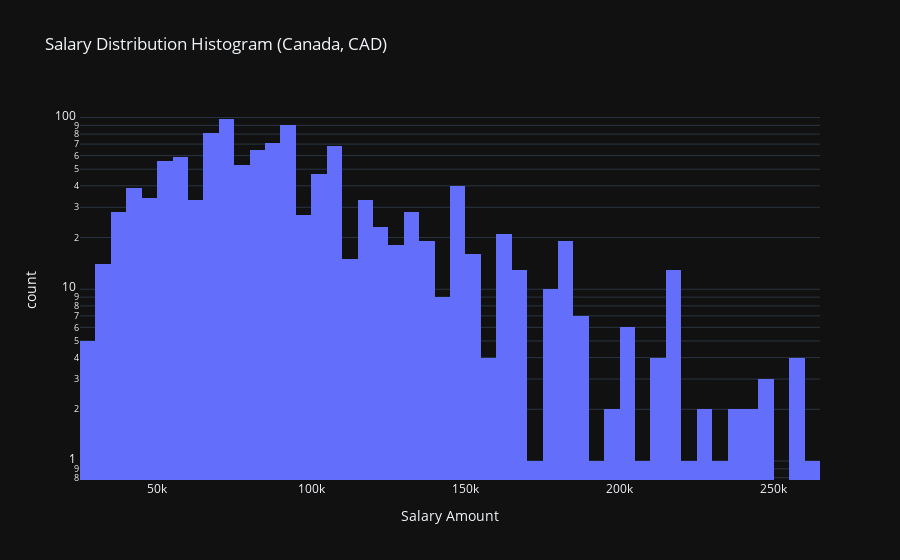
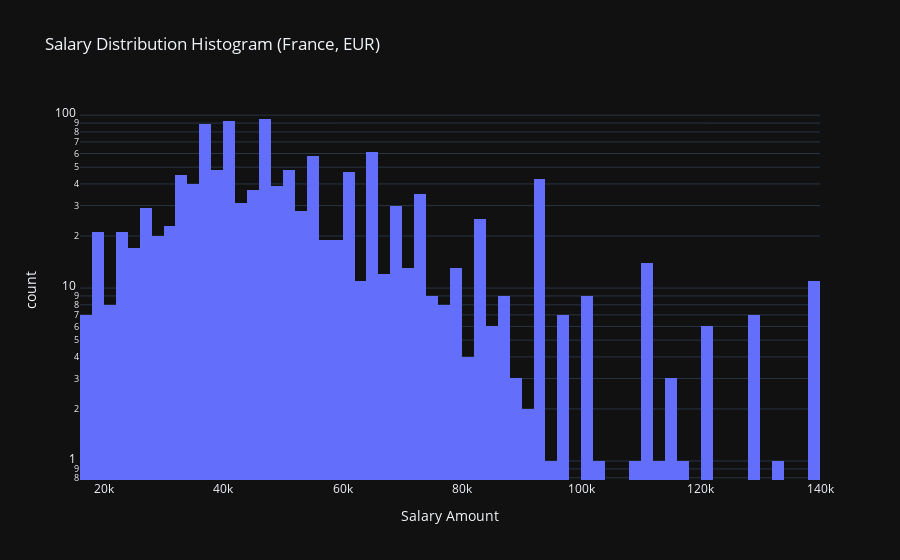
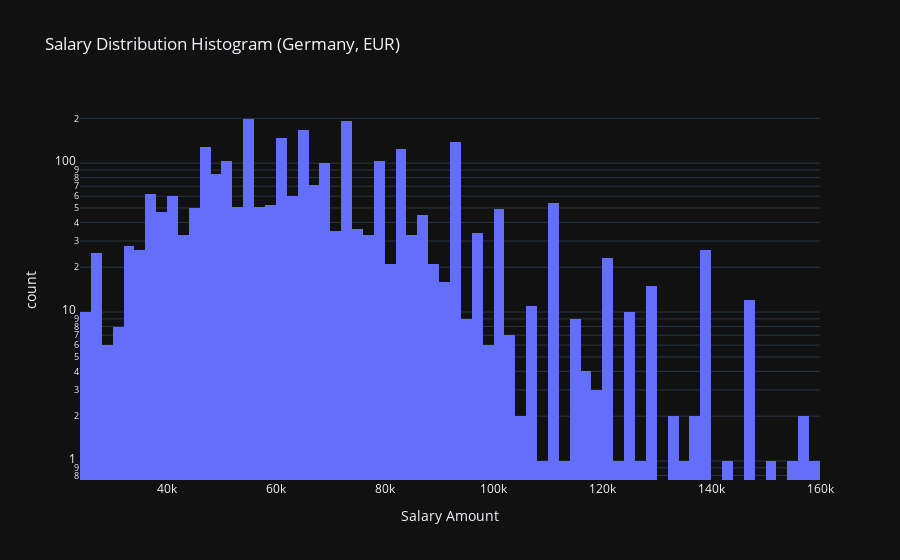
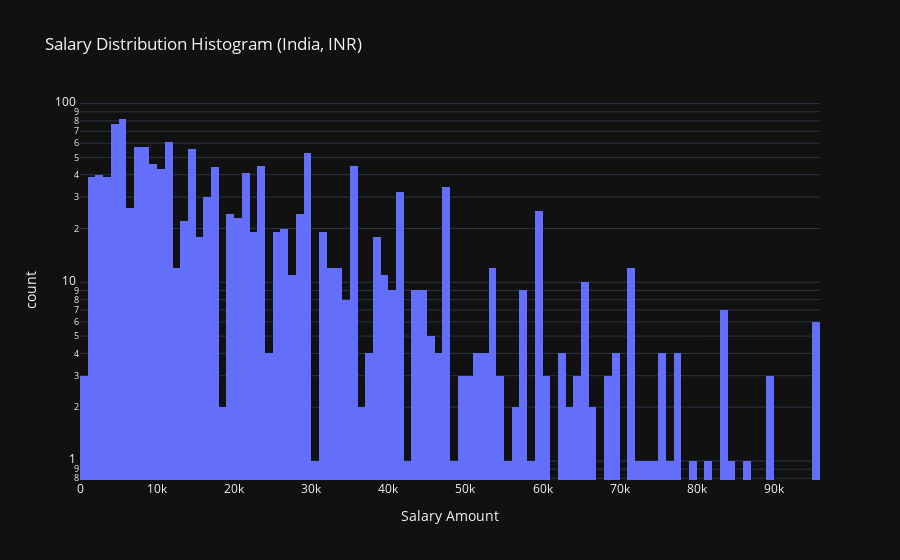

Notebook source saved alongside these figures, in order:
### Code cell
# check comp total distribution in these countries, in log scale
import plotly.express as px
for (country,currency), train_df in df.groupby(['Country', 'Currency']):
    if train_df.shape[0]>1000:
        print(train_df.shape)
        fig = px.histogram(
            train_df,
            x='CompTotal',
            nbins=100,  # Adjust bins for granularity
            title=f'Salary Distribution Histogram ({country}, {currency})',
            labels={'CompTotal': 'Salary Amount', 'Count': 'Number of People'},
            log_y=True  # Log scale for better visibility
        )

        fig.show()

### Figure 1 — Plotly figure (JSON) as saved in the notebook; plotly's stock layout.template omitted (floating-point values rounded to 4 significant figures; data arrays with more than 128 entries replaced by an {"elided": "..."} marker saying what was removed)
{"data": [{"bingroup": "x", "hovertemplate": "Salary Amount=%{x}<br>count=%{y}<extra></extra>", "legendgroup": "", "marker": {"color": "#636efa", "pattern": {"shape": ""}}, "name": "", "nbinsx": 100, "orientation": "v", "showlegend": false, "x": {"elided": "1187 float values"}, "xaxis": "x", "yaxis": "y", "type": "histogram"}], "layout": {"xaxis": {"anchor": "y", "domain": [0.0, 1.0], "title": {"text": "Salary Amount"}}, "yaxis": {"anchor": "x", "domain": [0.0, 1.0], "title": {"text": "count"}, "type": "log"}, "legend": {"tracegroupgap": 0}, "title": {"text": "Salary Distribution Histogram (Canada, CAD)"}, "barmode": "relative"}}

### Figure 2 — Plotly figure (JSON) as saved in the notebook; plotly's stock layout.template omitted (floating-point values rounded to 4 significant figures; data arrays with more than 128 entries replaced by an {"elided": "..."} marker saying what was removed)
{"data": [{"bingroup": "x", "hovertemplate": "Salary Amount=%{x}<br>count=%{y}<extra></extra>", "legendgroup": "", "marker": {"color": "#636efa", "pattern": {"shape": ""}}, "name": "", "nbinsx": 100, "orientation": "v", "showlegend": false, "x": {"elided": "1229 float values"}, "xaxis": "x", "yaxis": "y", "type": "histogram"}], "layout": {"xaxis": {"anchor": "y", "domain": [0.0, 1.0], "title": {"text": "Salary Amount"}}, "yaxis": {"anchor": "x", "domain": [0.0, 1.0], "title": {"text": "count"}, "type": "log"}, "legend": {"tracegroupgap": 0}, "title": {"text": "Salary Distribution Histogram (France, EUR)"}, "barmode": "relative"}}

### Figure 3 — Plotly figure (JSON) as saved in the notebook; plotly's stock layout.template omitted (floating-point values rounded to 4 significant figures; data arrays with more than 128 entries replaced by an {"elided": "..."} marker saying what was removed)
{"data": [{"bingroup": "x", "hovertemplate": "Salary Amount=%{x}<br>count=%{y}<extra></extra>", "legendgroup": "", "marker": {"color": "#636efa", "pattern": {"shape": ""}}, "name": "", "nbinsx": 100, "orientation": "v", "showlegend": false, "x": {"elided": "2656 float values"}, "xaxis": "x", "yaxis": "y", "type": "histogram"}], "layout": {"xaxis": {"anchor": "y", "domain": [0.0, 1.0], "title": {"text": "Salary Amount"}}, "yaxis": {"anchor": "x", "domain": [0.0, 1.0], "title": {"text": "count"}, "type": "log"}, "legend": {"tracegroupgap": 0}, "title": {"text": "Salary Distribution Histogram (Germany, EUR)"}, "barmode": "relative"}}

### Figure 4 — Plotly figure (JSON) as saved in the notebook; plotly's stock layout.template omitted (floating-point values rounded to 4 significant figures; data arrays with more than 128 entries replaced by an {"elided": "..."} marker saying what was removed)
{"data": [{"bingroup": "x", "hovertemplate": "Salary Amount=%{x}<br>count=%{y}<extra></extra>", "legendgroup": "", "marker": {"color": "#636efa", "pattern": {"shape": ""}}, "name": "", "nbinsx": 100, "orientation": "v", "showlegend": false, "x": {"elided": "1415 float values"}, "xaxis": "x", "yaxis": "y", "type": "histogram"}], "layout": {"xaxis": {"anchor": "y", "domain": [0.0, 1.0], "title": {"text": "Salary Amount"}}, "yaxis": {"anchor": "x", "domain": [0.0, 1.0], "title": {"text": "count"}, "type": "log"}, "legend": {"tracegroupgap": 0}, "title": {"text": "Salary Distribution Histogram (India, INR)"}, "barmode": "relative"}}
